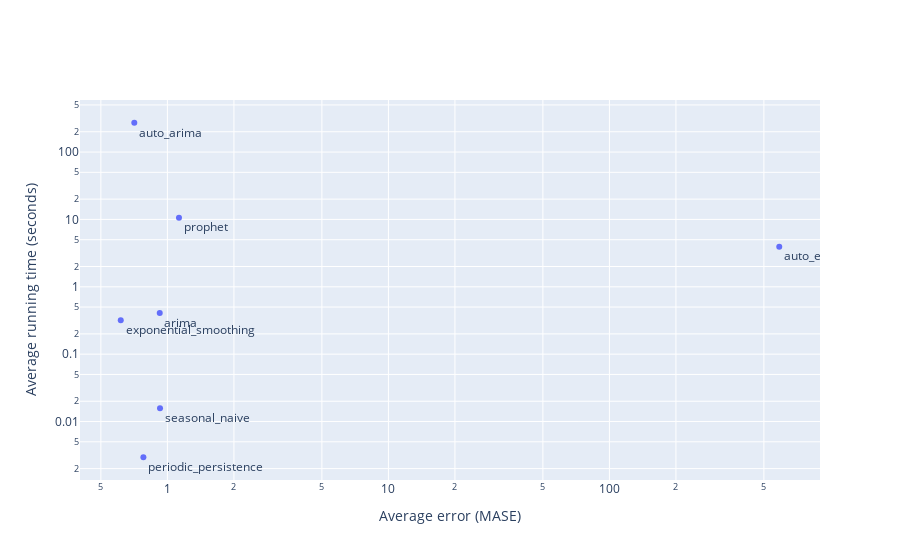

The cell this chart's notebook holds for it:
### Code cell
trace = go.Scatter(
    x = list(error2.values()),
    y = list(runtime2.values()),
    mode = 'markers+text',
    text = list(error2.keys()),
    textposition = "bottom right",
)
fig = go.Figure(data=[trace])
fig.update_xaxes(title="Average error (MASE)", type="log")
fig.update_yaxes(title="Average running time (seconds)", type="log")
iplot(fig)

### Figure 1 — Plotly figure (JSON) as saved in the notebook; plotly's stock layout.template omitted (floating-point values rounded to 4 significant figures)
{"data": [{"mode": "markers+text", "text": ["seasonal_naive", "exponential_smoothing", "auto_ets", "arima", "auto_arima", "periodic_persistence", "prophet"], "textposition": "bottom right", "type": "scatter", "x": [0.9258, 0.615, 586.8, 0.9233, 0.7082, 0.7787, 1.128], "y": [0.01578, 0.3183, 3.932, 0.4096, 272.2, 0.00295, 10.59]}], "layout": {"xaxis": {"title": {"text": "Average error (MASE)"}, "type": "log"}, "yaxis": {"title": {"text": "Average running time (seconds)"}, "type": "log"}}}
